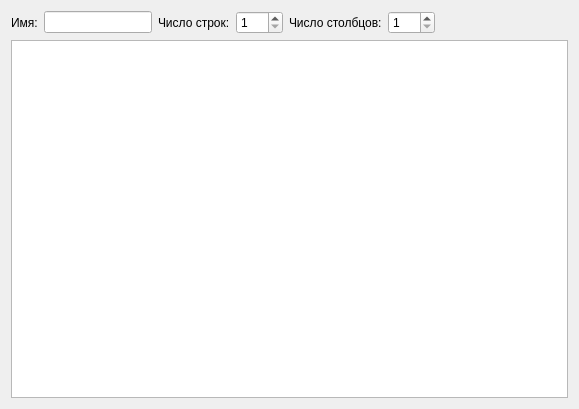
<?xml version="1.0" encoding="UTF-8"?>
<ui version="4.0">
 <class>MatrixEditingDialog</class>
 <widget class="QDialog" name="MatrixEditingDialog">
  <property name="geometry">
   <rect>
    <x>0</x>
    <y>0</y>
    <width>579</width>
    <height>409</height>
   </rect>
  </property>
  <property name="windowTitle">
   <string>Редактирование матрицы</string>
  </property>
  <layout class="QGridLayout" name="gridLayout">
   <item row="0" column="0">
    <widget class="QLabel" name="label">
     <property name="text">
      <string>Имя:</string>
     </property>
    </widget>
   </item>
   <item row="0" column="1">
    <widget class="QLineEdit" name="nameLineEdit">
     <property name="sizePolicy">
      <sizepolicy hsizetype="Minimum" vsizetype="Fixed">
       <horstretch>0</horstretch>
       <verstretch>0</verstretch>
      </sizepolicy>
     </property>
    </widget>
   </item>
   <item row="0" column="2">
    <widget class="QLabel" name="label_2">
     <property name="text">
      <string>Число строк:</string>
     </property>
    </widget>
   </item>
   <item row="0" column="3">
    <widget class="QSpinBox" name="rowsSpinBox">
     <property name="minimum">
      <number>1</number>
     </property>
     <property name="maximum">
      <number>100</number>
     </property>
    </widget>
   </item>
   <item row="0" column="4">
    <widget class="QLabel" name="label_3">
     <property name="text">
      <string>Число столбцов:</string>
     </property>
    </widget>
   </item>
   <item row="0" column="5">
    <widget class="QSpinBox" name="columnsSpinBox">
     <property name="minimum">
      <number>1</number>
     </property>
     <property name="maximum">
      <number>100</number>
     </property>
    </widget>
   </item>
   <item row="0" column="6">
    <spacer name="horizontalSpacer">
     <property name="orientation">
      <enum>Qt::Horizontal</enum>
     </property>
     <property name="sizeHint" stdset="0">
      <size>
       <width>132</width>
       <height>20</height>
      </size>
     </property>
    </spacer>
   </item>
   <item row="1" column="0" colspan="7">
    <widget class="QTableWidget" name="tableWidget"/>
   </item>
  </layout>
 </widget>
 <resources/>
 <connections/>
</ui>
